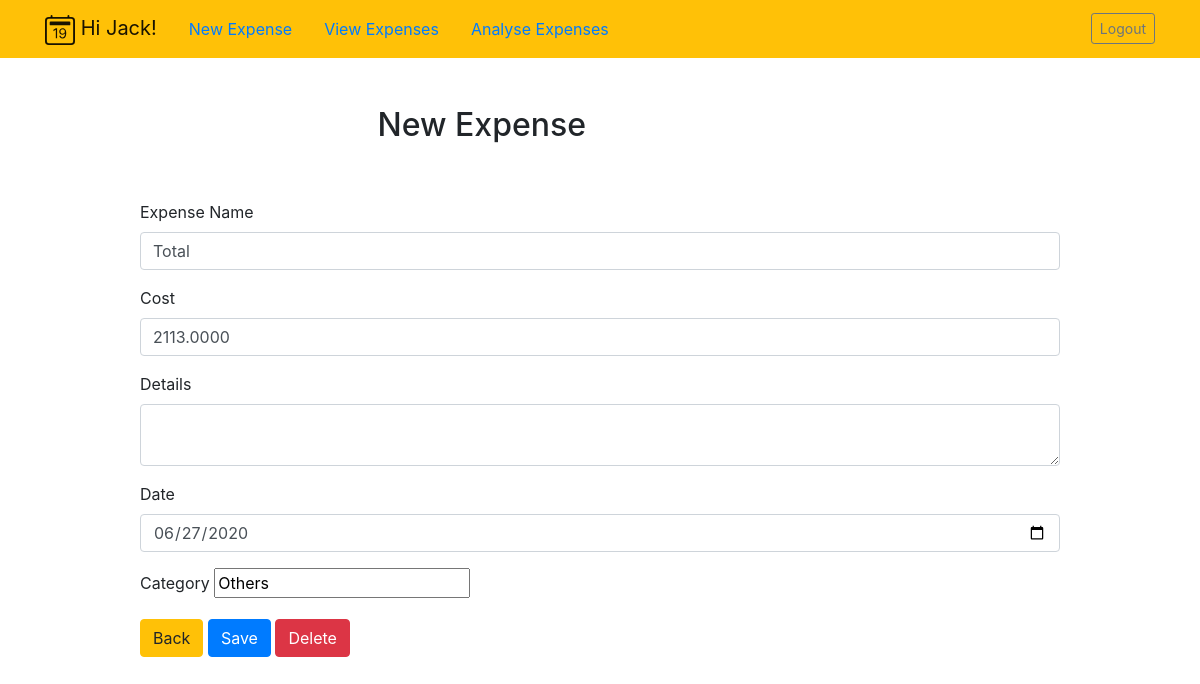
The page /expenses/view/42 (signed in) on the database its author committed.
### expenses/models.py (models this page shows, shortened)
class expense(models.Model):
    title = models.CharField(max_length=100)
    details = models.TextField(blank=True)
    value = models.DecimalField(max_digits=10, decimal_places=4, default =0)
    paymentdate = models.DateTimeField(null=True, blank = True)
    category = models.CharField(max_length=100)
    user = models.ForeignKey(User, on_delete=models.CASCADE)

### expenses/views.py (the view, shortened to what this page needs)
# urls.py: path('view/<int:expense_pk>',views.viewexpense,name = "viewexpense"),
@login_required
def viewexpense(request, expense_pk):
    allexpenses = get_object_or_404(expense, pk = expense_pk, user=request.user)
    if request.method == 'GET':
        form = createexpenseform(instance=allexpenses)
        return render(request,'expenses/viewexpense.html',{'expense':allexpenses,'form':form})

### expenses/forms.py
class createexpenseform(ModelForm):
    paymentdate = DateTimeField(widget=forms.widgets.DateTimeInput(format="%Y-%M-%D %H:%M:%S"))
    class Meta:
        model = expense
        fields = ['title','value','details','paymentdate','category']

### expenses/templates/expenses/viewexpense.html (shortened to what this page needs)
{% extends 'userdata/base.html' %}
{% block content %}
<div class="row justify-content-center mt-5">
        <div class="col-md-5">
            <h2>New Expense</h2>
        </div>
</div>
<div class="row justify-content-center mt-5">
    <div class="col-md-10">
        <form method="POST">
            <div class="form-group">
                <label for="title">Expense Name</label>
                <input type="text" name="title" class="form-control" id="title" value = "{{ expense.title }}" required>
            </div>
            <div class="form-group">
                <label for="value">Cost</label>
                <input type="number" name="value" class="form-control" id="value" value = "{{ expense.value }}" required>
            </div>
            <div class="form-group">
                <label for="details">Details</label>
                <textarea name="details" class="form-control" id="details"> {{ expense.details }}  </textarea>
            </div>
            <div class="form-group">
                <label for="paymentdate">Date</label>
                <input type="date" name="paymentdate" class="form-control" id="paymentdate" value = "{{ expense.paymentdate|date:'Y-m-d' }}" data-date-format="YYYY-MM-DD"  required>
            </div>
            <div class="form-group">
             <label for="category">Category</label>
                <input list="category" name="category" value="{{ expense.category }}"/></label>
            </div>
            <button type="button" class="btn btn-warning" onclick="$('#back').click()">Back</button>
            <button type="submit" class="btn btn-primary">Save</button>
            <button type="button" class="btn btn-danger" onclick="$('#delete').click()">Delete</button>
        </form>
    </div>
</div>
{% endblock %}

### userdata/templates/userdata/base.html (shortened to what this page needs)
{% load static %}
<!doctype html>
<html lang="en">
<head>
    <link rel="stylesheet" href="https://stackpath.bootstrapcdn.com/bootstrap/4.4.1/css/bootstrap.min.css">
</head>
<body>
<nav  class="navbar navbar-expand-md navbar-light bg-warning">
<div class="container">
    <a class="navbar-brand" href="{% url 'home' %}">
    {% if user.is_authenticated %}
        <span> Hi {{ user.username }}!</span>
                <a class="nav-link" href="{% url 'createexpense' %}">New Expense</a>
                <a class="nav-link" href="{% url 'currentexpenses' %}">View Expenses</a>
               <a class="nav-link" href="{% url 'monthexpensepage' %}">Analyse Expenses</a>
    {% else %}
        <span>Home</span>
    {% endif %}
    </a>
    <div class="collapse navbar-collapse" id="navbarNav">
    <ul class="navbar-nav ml-auto">
        {% if user.is_authenticated %}
            <li class="nav-item">
                <form  method="POST" action="{% url 'logoutuser' %}">
                    <button class="btn btn-sm btn-outline-secondary" id="signOutBtn" type="submit">Logout</button>
                </form>
            </li>
        {% endif %}
    </ul>
 </div>
</div>
</nav>
<div class="container">
{% block content %}{% endblock %}
</div>
</body>
</html>

### rows shown on the page
expense: title "Total", value "2113.0000", paymentdate "06/27/2020", category "Others"

### other values the page prints
{{ user.username }} "Jack"
